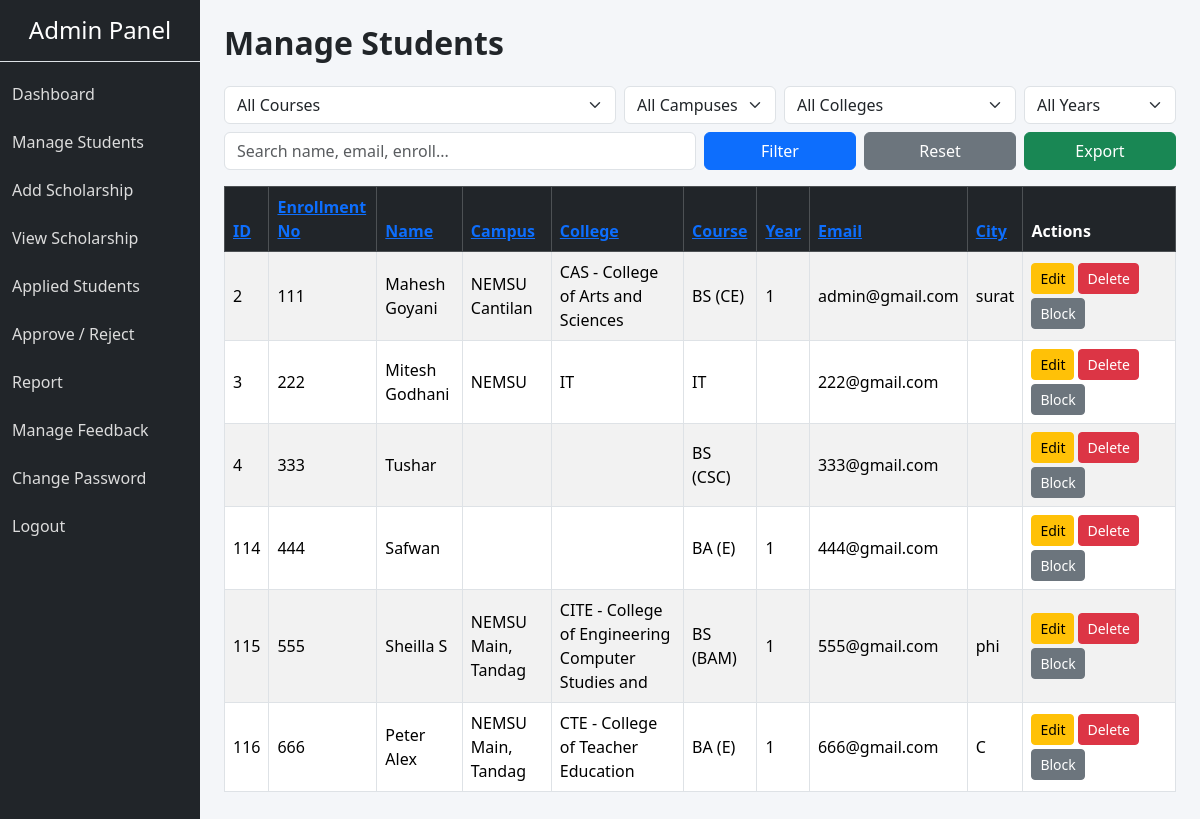
The page /admin/manage_students.php (signed in) on the database its author committed.
### tables this page shows
CREATE TABLE `student_master` (
  `stu_id` int(11) NOT NULL,
  `stu_enroll` varchar(20) NOT NULL,
  `stu_fname` varchar(20) NOT NULL,
  `stu_lname` varchar(20) NOT NULL,
  `stu_ext` varchar(20) DEFAULT NULL,
  `stu_mname` varchar(20) DEFAULT NULL,
  `stu_gender` varchar(10) DEFAULT NULL,
  `stu_pass` varchar(50) DEFAULT NULL,
  `stu_dob` date DEFAULT NULL,
  `stu_email` varchar(50) DEFAULT NULL,
  `stu_contact` varchar(15) DEFAULT NULL,
  `stu_program` varchar(200) DEFAULT NULL,
  `stu_year_level` varchar(10) DEFAULT NULL,
  `stu_campus` varchar(50) DEFAULT NULL,
  `stu_cor` varchar(100) DEFAULT NULL,
  `stu_units` varchar(50) DEFAULT NULL,
  `stu_grade` varchar(20) DEFAULT NULL,
  `stu_gpa` varchar(20) DEFAULT NULL,
  `stu_adm_year` varchar(10) DEFAULT NULL,
  `stu_college` varchar(50) DEFAULT NULL,
  `stu_sem` varchar(10) DEFAULT NULL,
  `father_lname` varchar(50) DEFAULT NULL,
  `father_gname` varchar(50) DEFAULT NULL,
  `father_mname` varchar(50) DEFAULT NULL,
  `mother_lname` varchar(50) DEFAULT NULL,
  `mother_gname` varchar(50) DEFAULT NULL,
  `mother_mname` varchar(50) DEFAULT NULL,
  `stu_dswd` varchar(50) DEFAULT NULL,
  `stu_house` varchar(50) DEFAULT NULL,
  `stu_bci` varchar(50) DEFAULT NULL,
  `stu_amount` varchar(10) DEFAULT NULL,
  `stu_disabled` varchar(5) DEFAULT NULL,
  `stu_disability` varchar(50) DEFAULT NULL,
  `stu_marital` varchar(15) DEFAULT NULL,
  `stu_dependent` varchar(15) DEFAULT NULL,
  `stu_inmate` varchar(15) DEFAULT NULL,
  `stu_rebel` varchar(50) DEFAULT NULL,
  `stu_street` varchar(50) DEFAULT NULL,
  `stu_barangay` varchar(50) DEFAULT NULL,
  `stu_city` varchar(50) DEFAULT NULL,
  `stu_province` varchar(50) DEFAULT NULL,
  `stu_zip` varchar(50) DEFAULT NULL,
  `stu_perc` float DEFAULT NULL,
  `stu_profilepic` varchar(200) DEFAULT NULL,
  `stu_status` varchar(10) NOT NULL DEFAULT 'active',
  `complete` varchar(3) NOT NULL DEFAULT 'No'
);

### admin/manage_students.php (the view, shortened to what this page needs)
<?php
include "../db.php";
function getShortCourseName($fullName) {
    $map = ['IT' => 'IT'];
    $upper = strtoupper(trim($fullName));
    if (isset($map[$upper])) return $map[$upper];
    $name = $upper;
    $prefix = '';
    if (strpos($name, 'BACHELOR OF SCIENCE IN') !== false) {
        $prefix = 'BS';
        $name = str_replace('BACHELOR OF SCIENCE IN', '', $name);
    } elseif (strpos($name, 'BACHELOR OF ARTS IN') !== false || strpos($name, 'BACHELOR OF ARTS MAJOR IN') !== false) {
        $prefix = 'BA';
        $name = str_replace(['BACHELOR OF ARTS IN', 'BACHELOR OF ARTS MAJOR IN'], '', $name);
    } elseif (strpos($name, 'BACHELOR OF ELEMENTARY EDUCATION') !== false) {
        $prefix = 'BEEd';
        $name = str_replace('BACHELOR OF ELEMENTARY EDUCATION', '', $name);
    } elseif (strpos($name, 'BACHELOR OF SECONDARY EDUCATION') !== false) {
        $prefix = 'BSEd';
        $name = str_replace('BACHELOR OF SECONDARY EDUCATION', '', $name);
    } elseif (strpos($name, 'BACHELOR OF PUBLIC ADMINISTRATION') !== false) {
        return 'BPA';
    } elseif (strpos($name, 'BACHELOR OF') !== false) {
        $prefix = 'B';
        $name = str_replace('BACHELOR OF', '', $name);
    }
    $words = explode(' ', str_replace(['/', '-', '&'], ' ', $name));
    $skip = ['AND', 'IN', 'OF', 'THE', 'MAJOR'];
    $acro = '';
    foreach($words as $w) {
        $w = trim($w);
        if(empty($w) || in_array($w, $skip)) continue;
        $acro .= $w[0];
    }
    if ($prefix !== '') {
        return empty($acro) ? $prefix : $prefix . ' (' . $acro . ')';
    }
    return empty($acro) ? $fullName : $acro;
}
$search = isset($_GET['search']) ? $_GET['search'] : '';
$filter_campus = isset($_GET['campus']) ? $_GET['campus'] : '';
$filter_college = isset($_GET['college']) ? $_GET['college'] : '';
$filter_year = isset($_GET['year']) ? $_GET['year'] : '';
$filter_course = isset($_GET['course']) ? $_GET['course'] : '';
$order_by = isset($_GET['sort']) ? $_GET['sort'] : "stu_id";
$order = isset($_GET['order']) ? $_GET['order'] : "ASC";
$sql = "SELECT * FROM `student_master` WHERE 1=1";
$sql .= " ORDER BY $order_by $order";
$result = $conn->query($sql);
$export_link = "export.php?type=students&search=".urlencode($search)."&campus=".urlencode($filter_campus)."&college=".urlencode($filter_college)."&year=".urlencode($filter_year)."&course=".urlencode($filter_course);
?>
<!DOCTYPE html>
<html lang="en">
<head>
    <link href="https://cdn.jsdelivr.net/npm/bootstrap@5.3.2/dist/css/bootstrap.min.css" rel="stylesheet">
    <link href="css/style.css" rel="stylesheet">
</head>
<body>
<div class="container-fluid">
    <div class="row">
        <?php include 'sidebar.php'; ?>
        <div class="col-md-9 col-lg-10 p-4 content-area">
            <h2 class="fw-bold mb-4">Manage Students</h2>
<form method="GET" class="mb-3">
    <div class="row g-2 mb-2">
        <div class="col-md-5">
            <select name="course" class="form-select">
                <option value="">All Courses</option>
            </select>
        </div>
        <div class="col-md-2">
            <select name="campus" class="form-select">
                <option value="">All Campuses</option>
            </select>
        </div>
        <div class="col-md-3">
            <select name="college" class="form-select">
                <option value="">All Colleges</option>
            </select>
        </div>
        <div class="col-md-2">
            <select name="year" class="form-select">
                <option value="">All Years</option>
            </select>
        </div>
    </div>
    <div class="row g-2">
        <div class="col-md-6">
            <input type="text" name="search" class="form-control" placeholder="Search name, email, enroll..." value="<?php echo htmlspecialchars($search); ?>">
        </div>
        <div class="col-md-2">
            <button class="btn btn-primary w-100">Filter</button>
        </div>
        <div class="col-md-2">
            <a href="manage_students.php" class="btn btn-secondary w-100">Reset</a>
        </div>
        <div class="col-md-2">
            <a href="<?php echo htmlspecialchars($export_link); ?>" class="btn btn-success w-100">Export</a>
        </div>
    </div>
</form>
<div class="table-responsive">
<table class="table table-bordered table-striped table-hover align-middle">
    <thead class="table-dark">
        <tr>
            <th><a href="?sort=stu_id&order=ASC">ID</a></th>
            <th><a href="?sort=stu_enroll&order=ASC">Enrollment No</a></th>
            <th><a href="?sort=stu_fname&order=ASC">Name</a></th>
            <th><a href="?sort=stu_campus&order=ASC">Campus</a></th>
            <th><a href="?sort=stu_college&order=ASC">College</a></th>
            <th><a href="?sort=stu_program&order=ASC">Course</a></th>
            <th><a href="?sort=stu_year_level&order=ASC">Year</a></th>
            <th><a href="?sort=stu_email&order=ASC">Email</a></th>
            <th><a href="?sort=stu_city&order=ASC">City</a></th>
            <th style="min-width: 150px;">Actions</th>
        </tr>
    </thead>
    <tbody>
        <?php
        if ($result->num_rows > 0) {
            while ($row = $result->fetch_assoc()) {
        ?>
        <tr>
            <td><?php echo $row['stu_id']; ?></td>
            <td><?php echo $row['stu_enroll']; ?></td>
            <td><?php echo htmlspecialchars($row['stu_fname'] . ' ' . $row['stu_lname']); ?></td>
            <td><?php echo htmlspecialchars($row['stu_campus']); ?></td>
            <td><?php echo htmlspecialchars($row['stu_college']); ?></td>
            <td><?php echo htmlspecialchars(getShortCourseName($row['stu_program'])); ?></td>
            <td><?php echo htmlspecialchars($row['stu_year_level']); ?></td>
            <td><?php echo htmlspecialchars($row['stu_email']); ?></td>
            <td><?php echo htmlspecialchars($row['stu_city']); ?></td>
            <td>
                <div class="d-flex gap-1 flex-wrap">
                <a href="edit_student.php?stu_id=<?php echo $row['stu_id']; ?>&stu_enroll=<?php echo $row['stu_enroll']; ?>" class="btn btn-warning btn-sm">Edit</a>
                <a href="delete_student.php?stu_id=<?php echo $row['stu_id']; ?>"
                   class="btn btn-danger btn-sm"
                   onclick="return confirm('Are you sure?')">Delete</a>
                <?php if ($row['stu_status'] == 'active') { ?>
                    <a href="block_student.php?stu_id=<?php echo $row['stu_id']; ?>"
                       class="btn btn-secondary btn-sm">Block</a>
                <?php } ?>
                </div>
            </td>
        </tr>
        <?php
            }
        } else {
            echo "<tr><td colspan='10' class='text-center'>No records found</td></tr>";
        }
        ?>
    </tbody>
</table>
</div>
        </div>
    </div>
</div>
</body>
</html>

### admin/css/style.css (style rules this page uses)
body { background: #f4f6f9; }

### rows shown on the page
student_master: stu_id "2", stu_enroll "111", stu_fname+stu_lname "Mahesh Goyani", stu_campus "NEMSU Cantilan", stu_college "CAS - College of Arts and Sciences", stu_program "BS (CE)", stu_year_level "1", stu_email "admin@gmail.com", stu_city "surat"
student_master: stu_id "3", stu_enroll "222", stu_fname+stu_lname "Mitesh Godhani", stu_campus "NEMSU", stu_college "IT", stu_program "IT", stu_email "222@gmail.com"
student_master: stu_id "4", stu_enroll "333", stu_fname+stu_lname "Tushar", stu_program "BS (CSC)", stu_email "333@gmail.com"
student_master: stu_id "114", stu_enroll "444", stu_fname+stu_lname "Safwan", stu_program "BA (E)", stu_year_level "1", stu_email "444@gmail.com"
student_master: stu_id "115", stu_enroll "555", stu_fname+stu_lname "Sheilla S", stu_campus "NEMSU Main, Tandag", stu_college "CITE - College of Engineering Computer Studies and", stu_program "BS (BAM)", stu_year_level "1", stu_email "555@gmail.com", stu_city "phi"
student_master: stu_id "116", stu_enroll "666", stu_fname+stu_lname "Peter Alex", stu_campus "NEMSU Main, Tandag", stu_college "CTE - College of Teacher Education", stu_program "BA (E)", stu_year_level "1", stu_email "666@gmail.com", stu_city "C"
